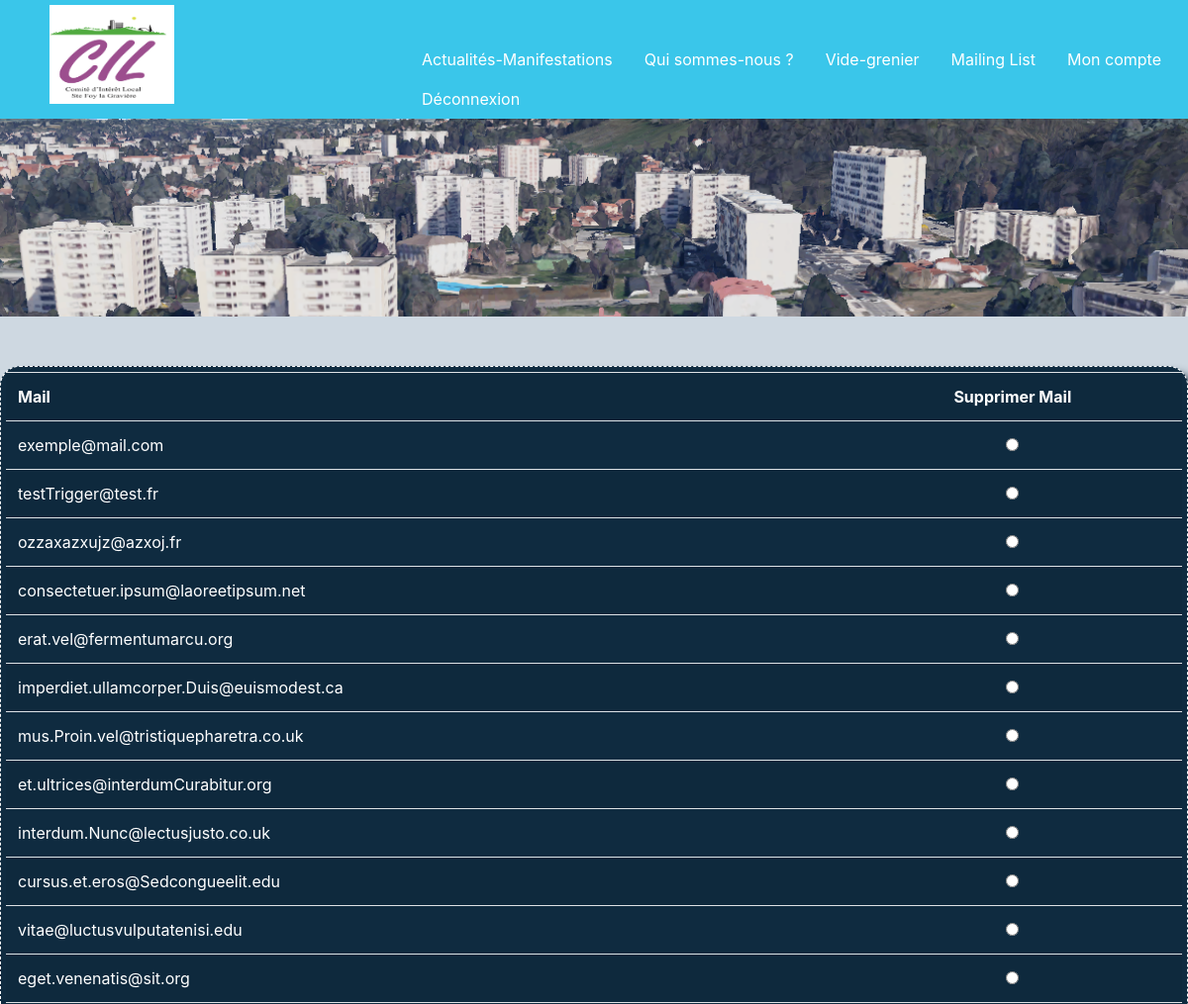
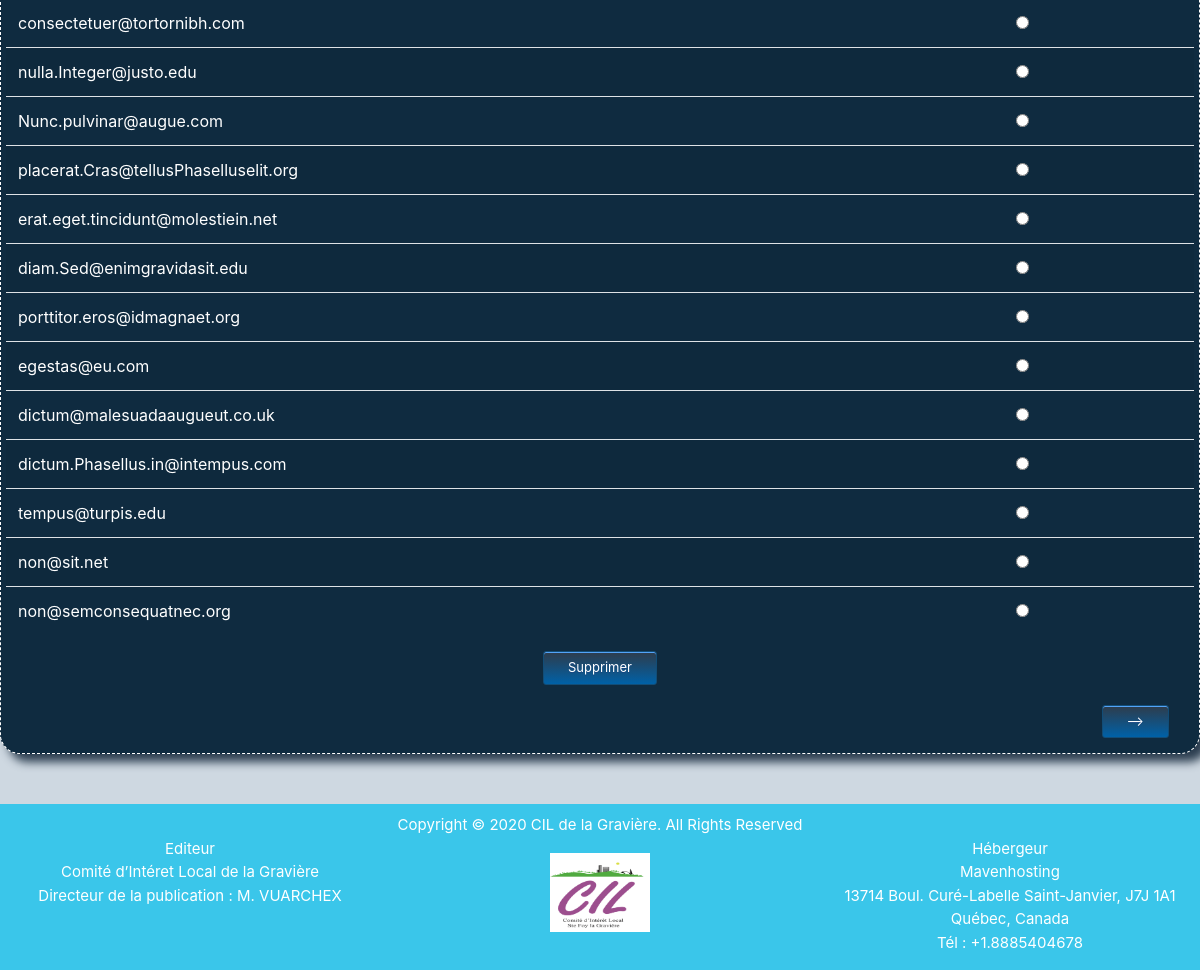
Page /Vide_grenier_V0.2/php/admin_mailing.php (signed in) on the earlier database version (2 pictures, top to bottom).
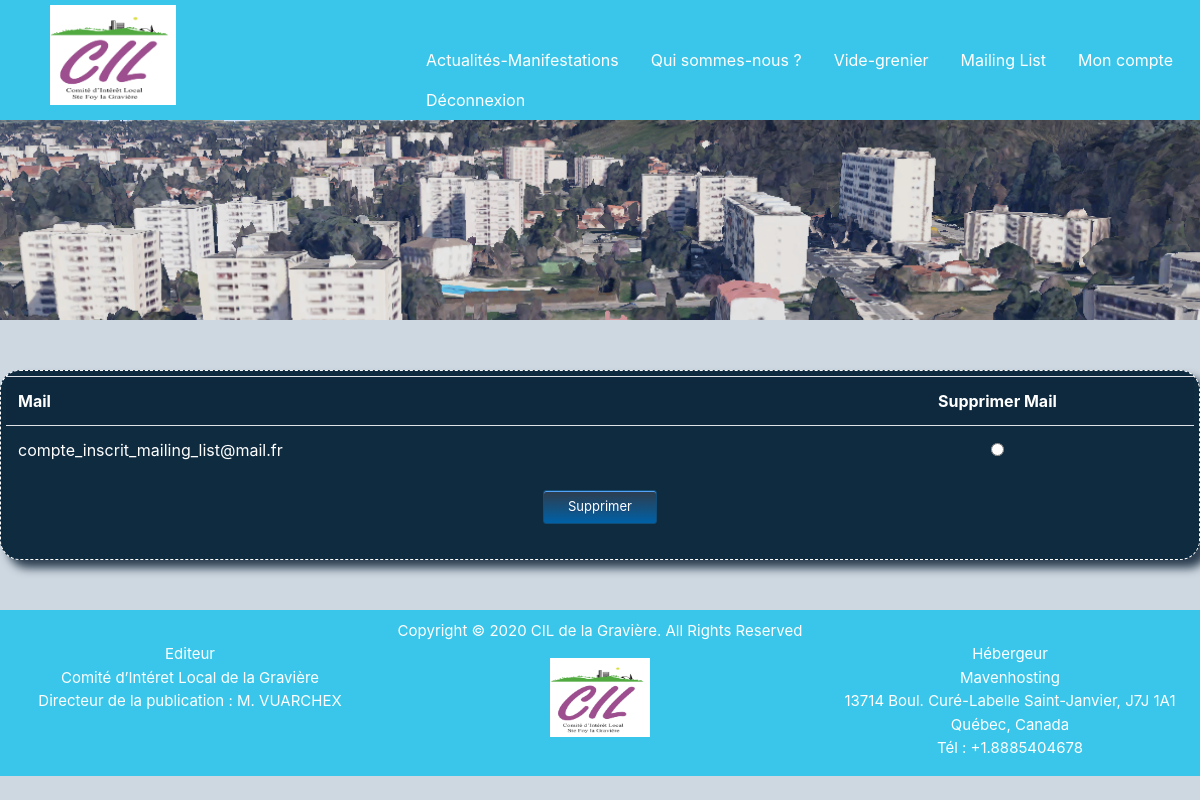
Same page on the later database version.
### tables this page shows
CREATE TABLE `mailing_list` (
    `ID_ML` int(11) PRIMARY KEY NOT NULL AUTO_INCREMENT, 
    `MAIL_ML` varchar(50) DEFAULT NULL
  );

### Vide_grenier_V0.2/php/admin_mailing.php (the view, shortened to what this page needs)
<?php
if (isset($_SESSION['id_util']) && $_SESSION["admin"] == 1) {
?>
    <!DOCTYPE html>
    <html lang="fr">
    <head>
        <link rel="stylesheet" href="../css/bootstrap.min.css">
        <link rel="stylesheet" href="../css/monstyle.css">
    </head>
    <body>
        <?php
        include 'inc_header.php';
        ?>
        <main id="listeMail">
            <?php
            try {
                include 'inc_bdd.php';
                $countMail = "SELECT COUNT(*) FROM mailing_list";
                $resultatCount = $base->prepare($countMail);
                $resultatCount->execute();
                $nbrMail = $resultatCount->fetchColumn();
                $nbrPage = (int) ($nbrMail / 25) + 1;
                if (isset($_GET['page'])) {
                    $page = $_GET['page'];
                } else {
                    $page = 1;
                }
                $nbrLigneBase = ($page - 1) * 3;
                $select_mail =  "SELECT * FROM mailing_list LIMIT $nbrLigneBase, 25";
                $resultat_select = $base->prepare($select_mail);
                $resultat_select->execute();
                $table = "<table class=\"table table-striped\"><tr><th>Mail</th><th class=\"text-center\">Supprimer Mail</th></tr>";
                while ($ligne = $resultat_select->fetch()) {
                    $table .= "<tr><td>" . $ligne['MAIL_ML'] . "</td><td class=\"text-center\"><input type=\"radio\" id=\"" . $ligne['ID_ML'] . "\" name=\"choix_ml\" value=\"" . $ligne['ID_ML'] . "\"></td>";
                }
                $table .= "</table>";
                echo "<section class = \"boxSite\">";
                echo "<form method=\"POST\" action=\"admin_erase_ml.php\" id=\"formSuppMl\">";
                echo $table;
                echo "<div class=\"text-center\"><button class=\"bouton\" type=\"submit\">Supprimer</button></div></form>";
                echo "<section class=\"row\" id=\"suivantPrecedent\">";
                if ($page != 1) {
                    echo "<div class=\"text-left col-md-6\"><a class=\"bouton\" href=\"admin_mailing.php?page=" . ($page - 1) . "\"><--</a></div>";
                } else {
                    echo "<div class=\"text-left col-md-6\"></div>";
                }
                if ($page != $nbrPage) {
                    echo "<div class=\"text-right col-md-6\"><a class=\"bouton\" href=\"admin_mailing.php?page=" . ($page + 1) . "\">--></a></div>";
                } else {
                    echo "<div class=\"text-right col-md-6\"></div>";
                }
                echo "</section>";
                echo "</section>";
            } catch (Exception $e) {
                die('Erreur : ' . $e->getMessage());
            } finally {
                $base = null;
            }
            ?>
        </main>
        <?php
        include 'inc_footer.php';
        ?>
    </body>
    </html>
<?php
} else {
    header("Location:accueil.php");
}
?>

Differences in the rows shown:
removed mailing_list: MAIL_ML "exemple@mail.com"
removed mailing_list: MAIL_ML "testTrigger@test.fr"
removed mailing_list: MAIL_ML "ozzaxazxujz@azxoj.fr"
removed mailing_list: MAIL_ML "consectetuer.ipsum@laoreetipsum.net"
removed mailing_list: MAIL_ML "erat.vel@fermentumarcu.org"
removed mailing_list: MAIL_ML "imperdiet.ullamcorper.Duis@euismodest.ca"
removed mailing_list: MAIL_ML "mus.Proin.vel@tristiquepharetra.co.uk"
removed mailing_list: MAIL_ML "et.ultrices@interdumCurabitur.org"
removed mailing_list: MAIL_ML "interdum.Nunc@lectusjusto.co.uk"
removed mailing_list: MAIL_ML "cursus.et.eros@Sedcongueelit.edu"
removed mailing_list: MAIL_ML "vitae@luctusvulputatenisi.edu"
removed mailing_list: MAIL_ML "eget.venenatis@sit.org"
removed mailing_list: MAIL_ML "consectetuer@tortornibh.com"
removed mailing_list: MAIL_ML "nulla.Integer@justo.edu"
removed mailing_list: MAIL_ML "Nunc.pulvinar@augue.com"
removed mailing_list: MAIL_ML "placerat.Cras@tellusPhaselluselit.org"
removed mailing_list: MAIL_ML "erat.eget.tincidunt@molestiein.net"
removed mailing_list: MAIL_ML "diam.Sed@enimgravidasit.edu"
removed mailing_list: MAIL_ML "porttitor.eros@idmagnaet.org"
removed mailing_list: MAIL_ML "egestas@eu.com"
removed mailing_list: MAIL_ML "dictum@malesuadaaugueut.co.uk"
removed mailing_list: MAIL_ML "dictum.Phasellus.in@intempus.com"
removed mailing_list: MAIL_ML "tempus@turpis.edu"
removed mailing_list: MAIL_ML "non@sit.net"
removed mailing_list: MAIL_ML "non@semconsequatnec.org"
added mailing_list: MAIL_ML "compte_inscrit_mailing_list@mail.fr"
